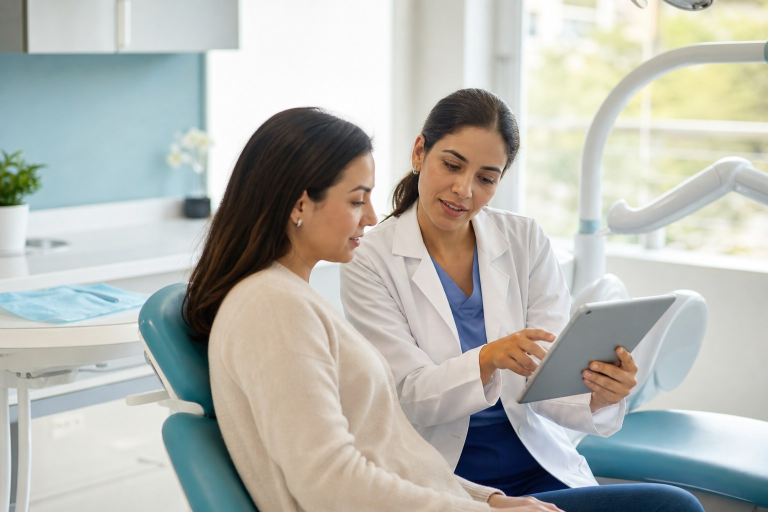
#> input picture downloads/clinicas-dentales/materiales/09_Creatividades_Web_Canva/consulta_plan_tratamiento_dental.jpg, 1536 x 1024 px, given in place of call_YGrH8lAxLvtpMVPYdw2OIMhW.png, which was not available (shown at 1/2 size)
$ python -i build_dental_kit.py   (imports and definitions only)
#> lines starting #> are read from the running program, lines starting #| are printed output that depends on the picture; pictures that were not available may be replaced by others from this repository, and a replacement may not be noted
from __future__ import annotations

import csv
import shutil
import textwrap
import zipfile
from pathlib import Path

from PIL import Image, ImageDraw, ImageFont, ImageFilter
from reportlab.lib import colors
from reportlab.lib.enums import TA_CENTER, TA_LEFT
from reportlab.lib.pagesizes import letter
from reportlab.lib.styles import ParagraphStyle, getSampleStyleSheet
from reportlab.lib.units import inch
from reportlab.platypus import (
    Image as RLImage,
    KeepTogether,
    PageBreak,
    Paragraph,
    SimpleDocTemplate,
    Spacer,
    Table,
    TableStyle,
)

try:
    from openpyxl import Workbook
    from openpyxl.styles import Alignment, Font, PatternFill
    from openpyxl.utils import get_column_letter
except Exception:  # pragma: no cover
    Workbook = None


REPO_ROOT = Path(__file__).resolve().parents[1]
DESKTOP_ROOT = REPO_ROOT.parent
LOCAL_ROOT = DESKTOP_ROOT / "Clinicas Dentales"
DOWNLOAD_ROOT = REPO_ROOT / "downloads" / "clinicas-dentales" / "materiales"
AFFILIATE_ROOT = REPO_ROOT / "downloads" / "affiliate-kit-dental"
WEB_ASSETS = REPO_ROOT / "assets" / "dental"
LOGO = REPO_ROOT / "logo-prontia.jpg"

IMAGE_SOURCES = {
    "clinic": Path("/Users/luiscurras/.codex/generated_images/019f4aab-e9d3-7671-b9a9-9ba46c71f5dc/call_YGrH8lAxLvtpMVPYdw2OIMhW.png"),
    "reception": Path("/Users/luiscurras/.codex/generated_images/019f4aab-e9d3-7671-b9a9-9ba46c71f5dc/call_A2FG7RyUxDUdTyzqpndPLJTP.png"),
    "consultation": Path("/Users/luiscurras/.codex/generated_images/019f4aab-e9d3-7671-b9a9-9ba46c71f5dc/call_DxxttqZhVICqhGWv7KVg82XI.png"),
}

FONT_REGULAR = Path("/System/Library/Fonts/Supplemental/Arial.ttf")
FONT_BOLD = Path("/System/Library/Fonts/Supplemental/Arial Bold.ttf")
FONT_BLACK = Path("/System/Library/Fonts/Supplemental/Arial Black.ttf")

TITLE = "Kit Agenda Dental Llena 30 Días"
PRODUCT_SLUG = "clinicas-dentales"
PRODUCT_ZIP = REPO_ROOT / "downloads" / "kit-agenda-dental-llena-30-dias.zip"
AFFILIATE_ZIP = REPO_ROOT / "downloads" / "kit-base-afiliados-dental.zip"


# [4 lines left out: function reset_dir, not called in this run]


def ensure_dirs() -> None:
    for path in [LOCAL_ROOT, DOWNLOAD_ROOT, AFFILIATE_ROOT, WEB_ASSETS]:
        path.mkdir(parents=True, exist_ok=True)


def font(path: Path, size: int) -> ImageFont.FreeTypeFont:
    return ImageFont.truetype(str(path), size)


def fit_image(src: Path, size: tuple[int, int]) -> Image.Image:
    image = Image.open(src).convert("RGB")
    target_w, target_h = size
    ratio = max(target_w / image.width, target_h / image.height)
    resized = image.resize((int(image.width * ratio), int(image.height * ratio)), Image.LANCZOS)
    left = (resized.width - target_w) // 2
    top = (resized.height - target_h) // 2
    return resized.crop((left, top, left + target_w, top + target_h))


def draw_wrapped(draw: ImageDraw.ImageDraw, xy: tuple[int, int], text: str, font_obj, fill, max_width: int, line_gap: int = 6) -> int:
    x, y = xy
    lines = []
    for raw_line in text.split("\n"):
        words = raw_line.split()
        current = ""
        for word in words:
            candidate = f"{current} {word}".strip()
            if draw.textbbox((0, 0), candidate, font=font_obj)[2] <= max_width:
                current = candidate
            else:
                if current:
                    lines.append(current)
                current = word
        if current:
            lines.append(current)
    for line in lines:
        draw.text((x, y), line, font=font_obj, fill=fill)
        y += draw.textbbox((0, 0), line, font=font_obj)[3] + line_gap
    return y


def paste_logo(draw_img: Image.Image, x: int, y: int, max_w: int) -> None:
    logo = Image.open(LOGO).convert("RGBA")
    ratio = max_w / logo.width
    logo = logo.resize((max_w, int(logo.height * ratio)), Image.LANCZOS)
    draw_img.paste(logo, (x, y), logo)


def rounded_rectangle(draw: ImageDraw.ImageDraw, box, radius, fill, outline=None, width=1):
    draw.rounded_rectangle(box, radius=radius, fill=fill, outline=outline, width=width)


def create_square_cover(path: Path) -> None:
    img = fit_image(IMAGE_SOURCES["clinic"], (1080, 1080)).filter(ImageFilter.GaussianBlur(radius=0.2))
#> in fit_image, image is the input picture: PIL image 1536x1024 RGB; mean R, G, B 181.7, 183.3, 177.2
#> in fit_image, `return resized.crop((left, top, left + target_w, top + target_h))`:
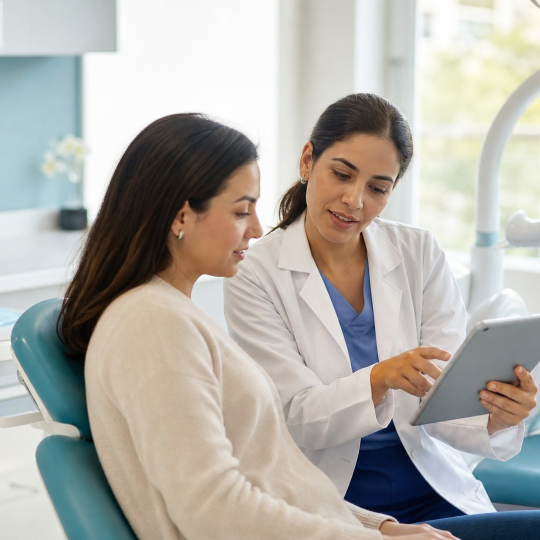
#> returned value: PIL image 1080x1080 RGB (shown at 1/2 size); mean R, G, B 176.8, 174.3, 167.9
    overlay = Image.new("RGBA", img.size, (0, 0, 0, 0))
#> overlay: PIL image 1080x1080 RGBA; every value is 0
    od = ImageDraw.Draw(overlay)
    od.rectangle((0, 0, 610, 1080), fill=(255, 255, 255, 232))
    od.rectangle((610, 0, 1080, 1080), fill=(4, 40, 60, 22))
    od.ellipse((-90, 865, 170, 1125), fill=(84, 19, 125, 236))
    od.ellipse((892, -110, 1185, 180), fill=(242, 148, 36, 238))
    img = Image.alpha_composite(img.convert("RGBA"), overlay)
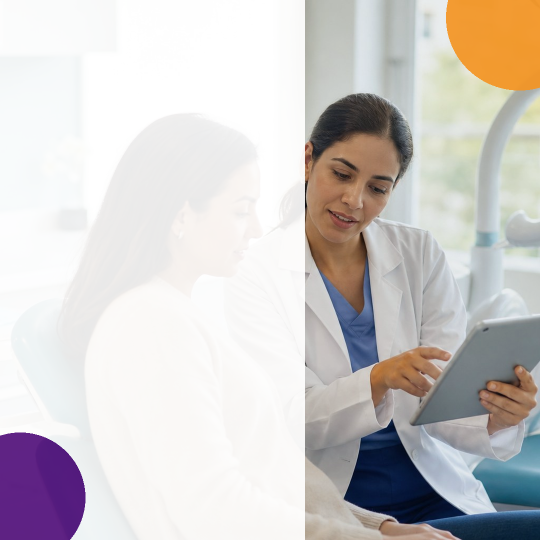
#> img: PIL image 1080x1080 RGBA (shown at 1/2 size); mean R, G, B, A 207.3, 203.2, 201.9, 255
    draw = ImageDraw.Draw(img)
    paste_logo(img, 72, 66, 74)
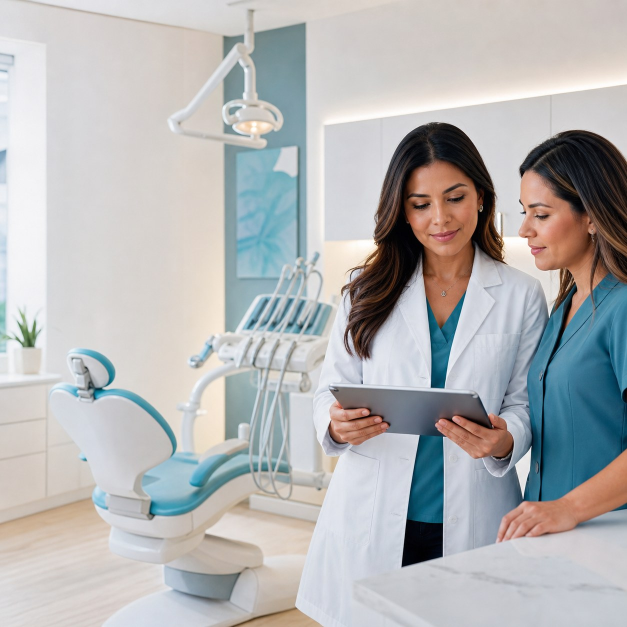
#> input picture downloads/clinicas-dentales/materiales/09_Creatividades_Web_Canva/fondo_clinica_dental_tablet.jpg, 1254 x 1254 px, given in place of logo-prontia.jpg, which was not available (shown at 1/2 size)
#> in paste_logo, `logo = logo.resize((max_w, int(logo.height * ratio)), Image.LANCZOS)`:
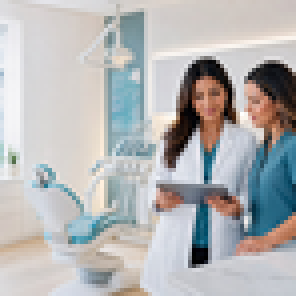
#> logo: PIL image 74x74 RGBA (shown 4 times larger); mean R, G, B, A 180.3, 180.8, 181.3, 255
    draw.text((166, 88), "ProntIA LATAM", font=font(FONT_BOLD, 32), fill=(23, 27, 38))
    y = 214
    y = draw_wrapped(draw, (72, y), "KIT AGENDA\nDENTAL LLENA\n30 DÍAS", font(FONT_BLACK, 52), (80, 20, 120), 490, 0)
#> y = 363
    y += 18
#> y = 381
    y = draw_wrapped(
        draw,
        (72, y),
        "Para clínicas dentales con más citas, menos huecos y más tratamientos aceptados.",
        font(FONT_REGULAR, 30),
        (27, 31, 44),
        500,
        8,
    )
#> y = 501
    y += 24
#> y = 525
    pills = [
        "WhatsApp + agenda",
        "Seguimiento de presupuestos",
        "100 prompts de IA",
        "Reseñas, CRM y campañas",
    ]
    for pill in pills:
        rounded_rectangle(draw, (72, y, 572, y + 48), 24, (247, 234, 211, 255))
        draw.text((102, y + 11), pill, font=font(FONT_BOLD, 25), fill=(27, 31, 44))
        y += 62
#> this loop made 4 passes
#> y on passes 1 to 4: 587, 649, 711, 773
#> after the loop, y = 773
    rounded_rectangle(draw, (72, 982, 642, 1038), 0, (255, 250, 242, 245))
    draw.text((102, 997), "Producto descargable en prontialatam.com", font=font(FONT_REGULAR, 24), fill=(75, 70, 82))
#> (the run stopped early here; a loop or call above may not have finished)
